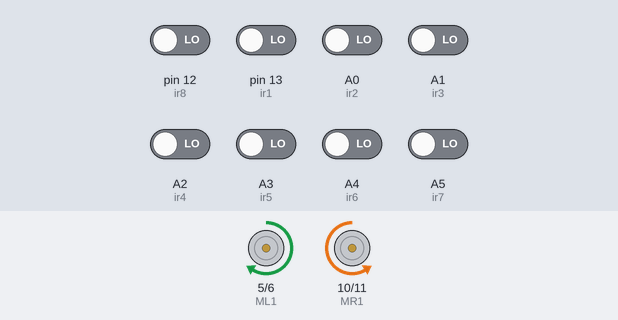
Recording of a sketch running on a simulated Arduino Uno, built with avr-gcc and run on an emulated ATmega328P. Parts: motor-driver pin pairs drawn as motors (green arrow = first pin HIGH = forward, orange = second pin HIGH = backward, longer = more drive). The test bench sets the inputs (shaded band); at power-on: A0 (ir2), A1 (ir3), A2 (ir4), A3 (ir5), A4 (ir6), A5 (ir7), pin 12 (ir8), pin 13 (ir1) LOW.

Above: at 1.2 s.
1.3 s: A1 (ir3) driven HIGH
At 1.8 s:
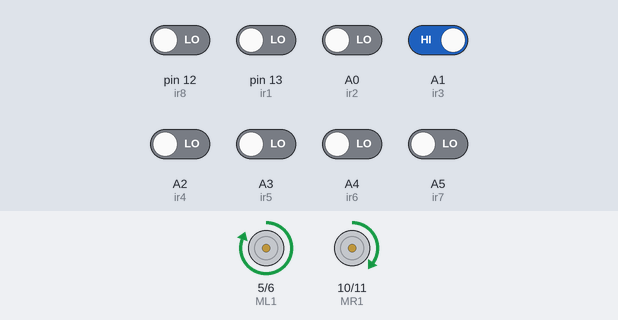
2.8 s: pin 12 (ir8) driven HIGH
At 3.8 s:
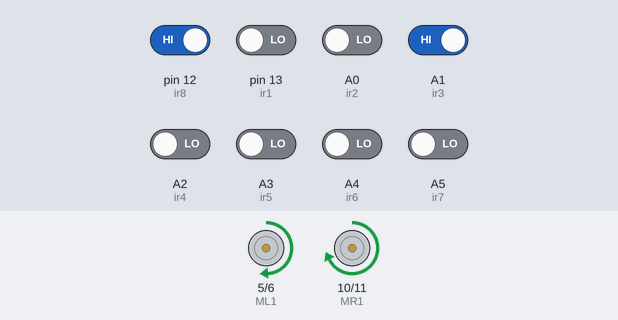
4.3 s: pin 12 (ir8) driven LOW
At 4.9 s:
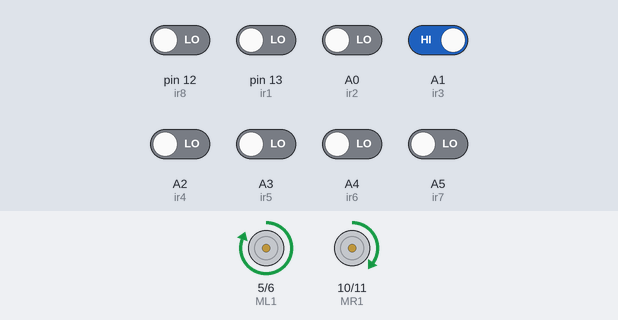
5.8 s: A2 (ir4) driven HIGH
At 7.0 s:
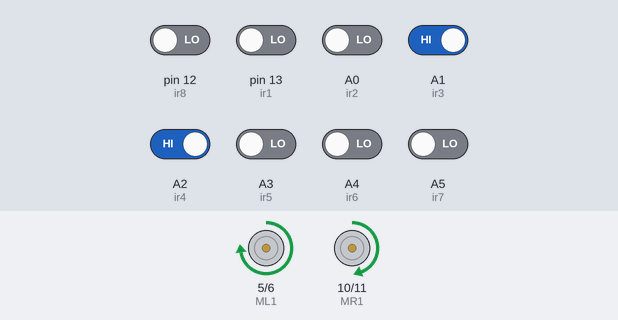
7.3 s: pin 13 (ir1) driven HIGH
At 8.4 s:
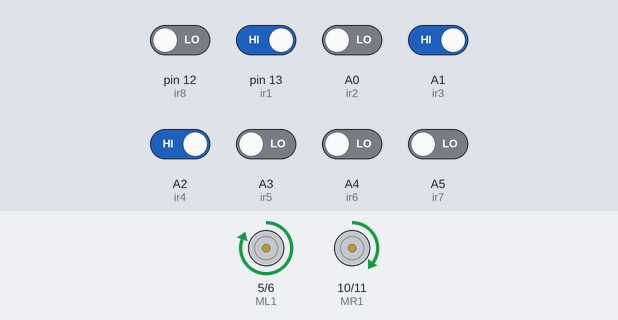
8.8 s: A4 (ir6) driven HIGH
At 9.5 s:
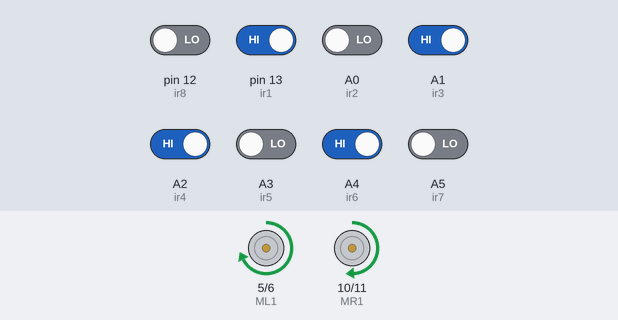
Timing chart, 0 to 11.3 s (numbered marks = the images above; inputs shaded):
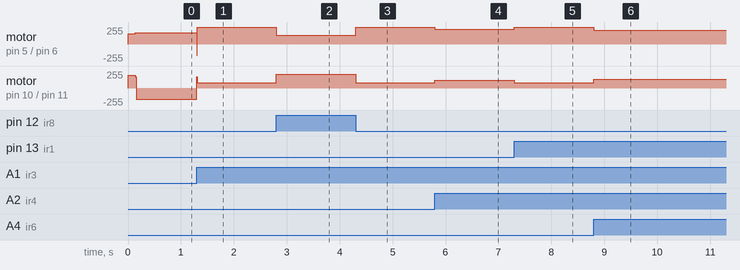

Measured:
- after the input at 1.3 s, motor on pin 5 (ML1) / pin 6 (ML2): forward 170/255 → forward 255/255 at once; motor on pin 10 (MR1) / pin 11 (MR2): backward 170/255 → forward 80/255 at once
- after the input at 2.8 s, motor on pin 5 (ML1) / pin 6 (ML2): forward 255/255 → forward 134/255 at once; motor on pin 10 (MR1) / pin 11 (MR2): forward 80/255 → forward 206/255 at once
- after the input at 4.3 s, motor on pin 5 (ML1) / pin 6 (ML2): forward 134/255 → forward 255/255 at once; motor on pin 10 (MR1) / pin 11 (MR2): forward 206/255 → forward 80/255 at once
- after the input at 5.8 s, motor on pin 5 (ML1) / pin 6 (ML2): forward 255/255 → forward 224/255 at once; motor on pin 10 (MR1) / pin 11 (MR2): forward 80/255 → forward 116/255 at once
- after the input at 7.3 s, motor on pin 5 (ML1) / pin 6 (ML2): forward 224/255 → forward 255/255 at once; motor on pin 10 (MR1) / pin 11 (MR2): forward 116/255 → forward 80/255 at once
- after the input at 8.8 s, motor on pin 5 (ML1) / pin 6 (ML2): forward 255/255 → forward 206/255 at once; motor on pin 10 (MR1) / pin 11 (MR2): forward 80/255 → forward 134/255 at once

The sketch:

Final_code_for_stage_1.ino
```cpp
#define ir1  13
#define ir2  A0
#define ir3  A1
#define ir4  A2
#define ir5  A3
#define ir6  A4
#define ir7  A5
#define ir8  12
int ir[8];                      // ir[0] -> rightfar
// ir[1] ->
// ir[2] -> rightnear
// ir[3] -> rightcenter
// ir[4] -> leftcenter
// ir[5] -> leftnear
// ir[6] ->
// ir[7] -> leftfar
int irr[8];
//// out 4
#define ML1 5
#define ML2 6

#define MR1 10
#define MR2 11

int leapTime = 150;

int v = 170;
int error = 0, prev_error = 0;
float Kp = 18, Kd = 8; // KP=14, kD=6
int weights[8] = { -10, -7, -5, -1, 1, 5, 7, 10};
int avg_error = 0, sensors = 0, output = 0, leftmot = 0, rightmot = 0;

char path[30] = {};
int pathLength;
int readLength;
int replaystage = 0;
unsigned long t;// 0 -> 1st stage   ,,  1 -> going with shorted path


void setup() {
  // put your setup code here, to run once
  pinMode(ir1, INPUT);
  pinMode(ir2, INPUT);
  pinMode(ir3, INPUT);
  pinMode(ir4, INPUT);
  pinMode(ir5, INPUT);
  pinMode(ir6, INPUT);
  pinMode(ir7, INPUT);
  pinMode(ir8, INPUT);

  pinMode(ML1, OUTPUT);
  pinMode(ML2, OUTPUT);
  pinMode(MR1, OUTPUT);
  pinMode(MR2, OUTPUT);

 //Serial.begin(9600);
}

void loop() {

  readSensors();   //// '0' -> white      '1' -> black

  if ((ir[0] && ir[1] && ir[2]) || (ir[5] && ir[7]) ||
      (ir[0] && ir[1] && ir[2] && ir[3] && ir[4] && ir[7]) ||
      (!ir[0] && !ir[1] &&  !ir[2] && !ir[3] && !ir[4] && !ir[5] &&  !ir[6] && !ir[7]))
  {
    Serial.println("going for LSR");
    for(int i=0; i<8 ; i++)
       irr[i] = 0;
    t = millis();
    while (millis() - t < 140) {
      readSensors();
      for (int i = 0; i < 8; i++)
      {
        if (irr[i] == 0)
          irr[i] = ir[i];
      }
      straight();
    }
      for(int i=7; i>=0; i--)
      {
        Serial.print(irr[i]);
        Serial.print("   ");
        }
        Serial.println("");
    LSR();        // when we get any junction point. it will deside the priorirty of turn by (LSR)
  }
  else {
    //////Serial.println("going straight");
    straight();
  }

}


void readSensors() {

  ir[0] = digitalRead(ir1);
  ir[1] = digitalRead(ir2);
  ir[2] = digitalRead(ir3);
  ir[3] = digitalRead(ir4);
  ir[4] = digitalRead(ir5);
  ir[5] = digitalRead(ir6);
  ir[6] = digitalRead(ir7);
  ir[7] = digitalRead(ir8);

  //////Serial.print(ir[0]);
  //////Serial.print("   ");
  //////Serial.print(ir[1]);
  //////Serial.print("   ");
  //////Serial.print(ir[2]);
  //////Serial.print("   ");
  //////Serial.print(ir[3]);
  //////Serial.print("   ");
  //////Serial.print(ir[4]);
  //////Serial.print("   ");
  //////Serial.print(ir[5]);
  //////Serial.print("   ");
  //////Serial.print(ir[6]);
  //////Serial.print("   ");
  //////Serial.print(ir[7]);
  //////Serial.println("   ");
  //////Serial.println("---------------------");
}


void LSR() {    // for junction points


  /* analogWrite(ML1, v);
    analogWrite(ML2, 0);
    analogWrite(MR1, v);
    analogWrite(MR2, 0);
    delay(50);*/

  if (digitalRead(ir1) && digitalRead(ir2) && digitalRead(ir4) && digitalRead(ir6) && digitalRead(ir8))
    done();


  if (irr[7] || irr[6] )
  { t = millis();
    //if(( ir[0] && ir[7]) || ( ir[1] && ir[6])){     // case '1' or case '2'
    //////Serial.println("case '1' or case '2'");
    while (millis() - t < 100)
      straight();
    turnLeft();
  }

  else if (irr[0] || irr[1] ) {              // case '4' or case'6'  and one more hiden case to be find!
    if (digitalRead(ir1) || digitalRead(ir2) || digitalRead(ir3) || digitalRead(ir4) || digitalRead(ir5) || digitalRead(ir6) || digitalRead(ir7) || digitalRead(ir8)) {
      //////Serial.println("case '4' \n stright");
      straight();// only case'6'
    }
    else {
      t = millis();
      while (millis() - t < 100)
        straight();
      //////Serial.println("case '6'");
      turnRight();
    }
  }
  else if (!irr[0] && !irr[1] &&  !irr[2] && !irr[3] && !irr[4] && !irr[5] &&  !irr[6] && !irr[7]) {        // case'7'
    //////Serial.println("case '7'");
    turnAround();
  }
}


void done() {
  Serial.print("######DONE#######");
  analogWrite(ML1, 0);
  analogWrite(ML2, 0);
  analogWrite(MR1, 0);
  analogWrite(MR2, 0);
  done();
}

/*void straight(){ //////////////////////////////////////////////////////////////////////////////////////// without PID

  if(ir[3]==1 && ir[4] ==1)
  {
    analogWrite(ML1, v);
    analogWrite(ML2, 0);
    analogWrite(MR1, v);
    analogWrite(MR2, 0);

    }
  else if(ir[2]==1 && ir[3]==1){
    analogWrite(ML1, v+20);
    analogWrite(ML2, 0);
    analogWrite(MR1, v-20);
    analogWrite(MR2, 0);
    }
  else if(ir[4]==1 && ir[5]==1){
    analogWrite(ML1, v-20);
    analogWrite(ML2, 0);
    analogWrite(MR1, v+20);
    analogWrite(MR2, 0);
    }
  else if(ir[1]==1 && ir[2]==1){
    analogWrite(ML1, v+40);
    analogWrite(ML2, 0);
    analogWrite(MR1, v-40);
    analogWrite(MR2, 0);
    }
  else if(ir[5]==1 && ir[6]==1){
    analogWrite(ML1, v-40);
    analogWrite(ML2, 0);
    analogWrite(MR1, v+40);
    analogWrite(MR2, 0);
    }
  else if(ir[0]==1 )
  { while(digitalRead(ir5)!=1)
  {
    analogWrite(ML1, v);
    analogWrite(ML2, 0);
    analogWrite(MR1, 0);
    analogWrite(MR2, v);
    }}
  else if( ir[7]==1)
  { while(digitalRead(ir4)!=1)
    {analogWrite(ML1, 0);
    analogWrite(ML2, v);
    analogWrite(MR1, v);
    analogWrite(MR2, 0);
    }}

  else {
    analogWrite(ML1, v);
    analogWrite(ML2, 0);
    analogWrite(MR1, v);
    analogWrite(MR2, 0);
    }

  }   ////////////////////////////////////////////////////////////////////////////////////////////////////////

*/
void straight() { //////////////////////////////////////////////////////////////////////////////////////// By PID controlling
  prev_error = avg_error;
  for (int i = 0; i < 8; i++)
  { if (ir[i])
      sensors++;
    error += ir[i] * weights[7 - i];
  }
  avg_error = error / sensors;
  sensors = 0; error = 0;
  output = Kp * avg_error + Kd * (avg_error - prev_error);

  leftmot = v + output;
  rightmot = v - output;
  leftmot = constrain(leftmot, 0, 255);
  rightmot = constrain(rightmot, 0, 255);
  analogWrite(ML1, leftmot);
  analogWrite(ML2, LOW);
  analogWrite(MR1, rightmot);
  analogWrite(MR2, LOW);

  //////Serial.print(leftmot);
  //////Serial.print("          ");
  //////Serial.println(rightmot);
  output = 0;
}


void turnLeft() {
  //////Serial.print("turn left starts");
  while (digitalRead(ir8) || digitalRead(ir7) || digitalRead(ir6) || digitalRead(ir5) || digitalRead(ir4) || digitalRead(ir3) || digitalRead(ir2) || digitalRead(ir1))
  {
    analogWrite(ML1, 0);
    analogWrite(ML2, v);
    analogWrite(MR1, v);
    analogWrite(MR2, 0);
    //////Serial.println("In while 1 ");
  }

  while (!digitalRead(ir5) && !digitalRead(ir4) && !digitalRead(ir3) && !digitalRead(ir2)) {
    analogWrite(ML1, 0);
    analogWrite(ML2, v);
    analogWrite(MR1, v);
    analogWrite(MR2, 0);
    //////Serial.println("In while 2");
  }
  analogWrite(ML1, v);   // this thing is due overshoot of motors
  analogWrite(ML2, 0);
  analogWrite(MR1, 0);
  analogWrite(MR2, v);
  delay(10);
  //////Serial.println("turn left ends");

}


void turnRight() {
  //////Serial.println("turn right starts");
  while (digitalRead(ir8) || digitalRead(ir7) || digitalRead(ir6) || digitalRead(ir5) || digitalRead(ir4) || digitalRead(ir3) || digitalRead(ir2) || digitalRead(ir1)) {
    analogWrite(ML1, v);
    analogWrite(ML2, 0);
    analogWrite(MR1, 0);
    analogWrite(MR2, v);
    //////Serial.println("In while 1 ");
  }

  while ( !digitalRead(ir4) && !digitalRead(ir5) && !digitalRead(ir6) && !digitalRead(ir7) ) {
    analogWrite(ML1, v);
    analogWrite(ML2, 0);
    analogWrite(MR1, 0);
    analogWrite(MR2, v);
    //////Serial.println("In while 2 ");
  }
  analogWrite(ML1, 0);   // this thing is due overshoot of motors
  analogWrite(ML2, v);
  analogWrite(MR1, v);
  analogWrite(MR2, 0);
  delay(10);
  //////Serial.println("turn right ends");
}


void turnAround() {
  //////Serial.println("turn around starts");
  analogWrite(ML1, v);
  analogWrite(ML2, 0);
  analogWrite(MR1, v);
  analogWrite(MR2, 0);
  delay(10);
  while (!digitalRead(ir3) && !digitalRead(ir4) && !digitalRead(ir5) && !digitalRead(ir6) && !digitalRead(ir7)) {
    analogWrite(ML1, v);
    analogWrite(ML2, 0);
    analogWrite(MR1, 0);
    analogWrite(MR2, v);
    //////Serial.println("In while");
  }
  analogWrite(ML1, 0);   // this thing is due overshoot of motors
  analogWrite(ML2, v);
  analogWrite(MR1, v);
  analogWrite(MR2, 0);
  delay(10);
  //////Serial.println("turn around ends");

}
```
